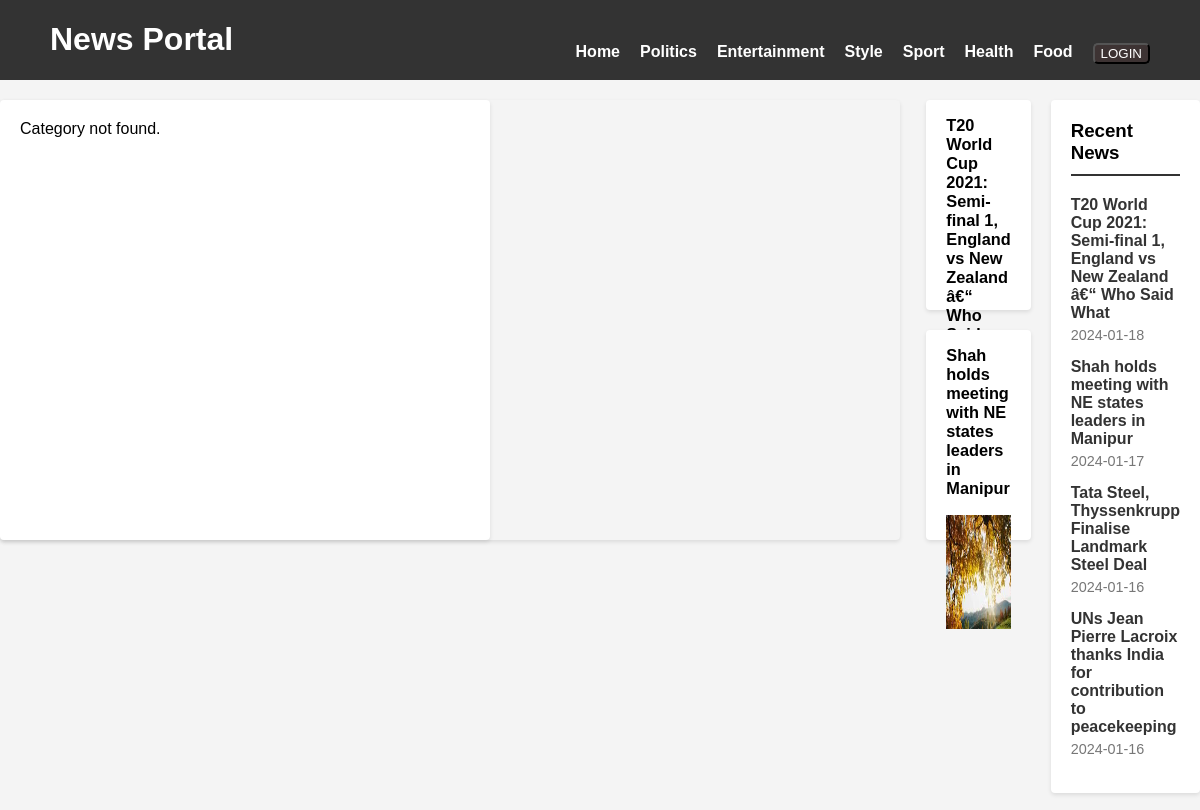
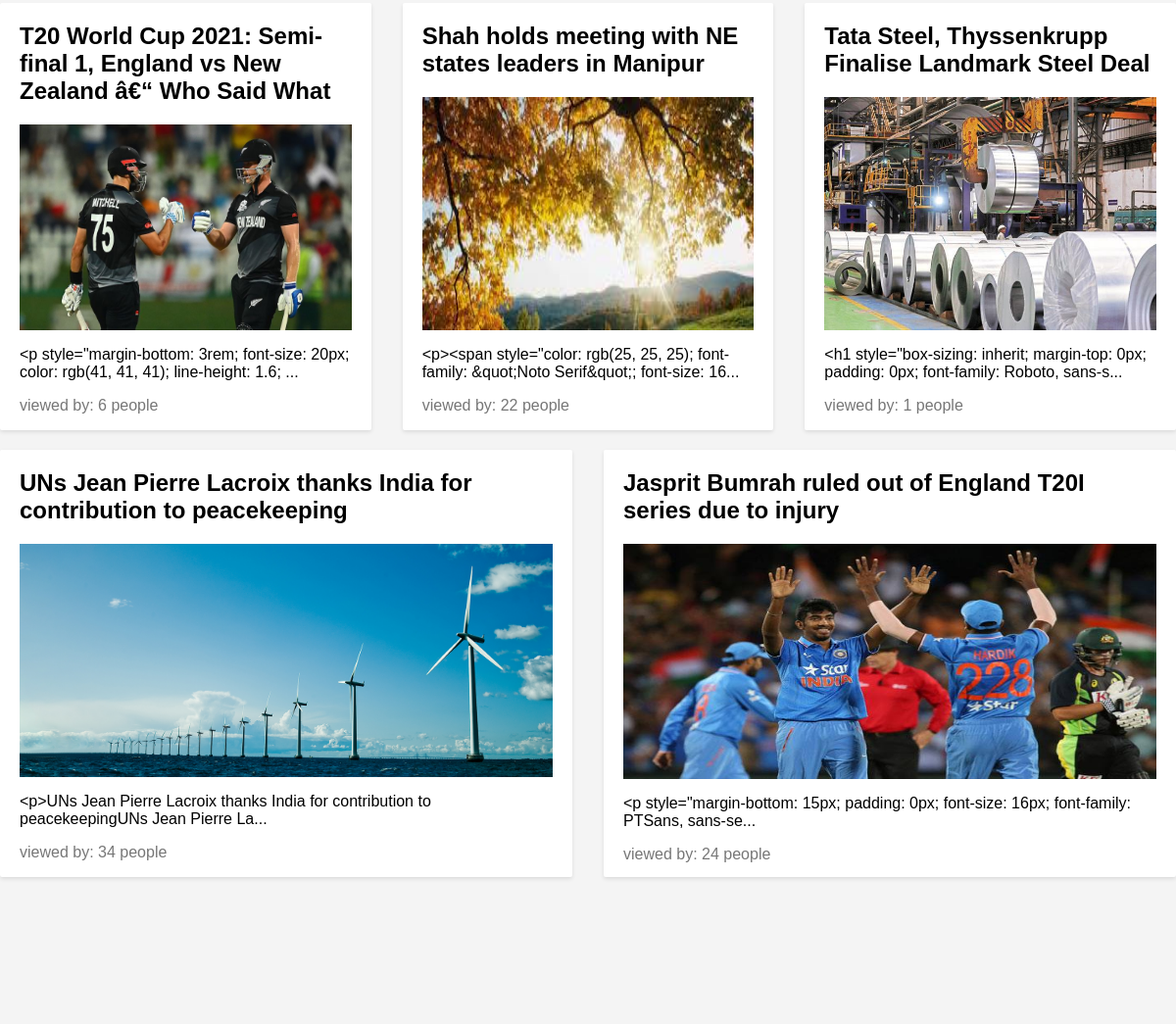
Page /testpage.php on the committed database (2 pictures, top to bottom).
### tables this page shows
CREATE TABLE `tblposts` (
  `id` int(11) NOT NULL,
  `PostTitle` longtext DEFAULT NULL,
  `CategoryId` int(11) DEFAULT NULL,
  `SubCategoryId` int(11) DEFAULT NULL,
  `PostDetails` longtext DEFAULT NULL,
  `PostingDate` timestamp NULL DEFAULT current_timestamp(),
  `UpdationDate` timestamp NULL DEFAULT NULL ON UPDATE current_timestamp(),
  `Is_Active` int(1) DEFAULT NULL,
  `PostUrl` mediumtext DEFAULT NULL,
  `PostImage` varchar(255) DEFAULT NULL,
  `viewCounter` int(11) DEFAULT NULL,
  `postedBy` varchar(255) DEFAULT NULL,
  `lastUpdatedBy` varchar(255) DEFAULT NULL
);

### testpage.php (the view, shortened to what this page needs)
<!DOCTYPE html>
<html lang="en">
<head>
    <link rel="stylesheet" href="politics.css">
    <link rel="stylesheet" href="https://cdnjs.cloudflare.com/ajax/libs/font-awesome/6.5.1/css/all.min.css">
</head>
<body>
    <header>
        <div class="head_padding">
            <div class="nav-box nav-box1">
                <h1>News Portal</h1>
            </div>
            <div class="nav-box nav-box2">
                <nav>
                    <ul>
                        <li><a href="Home1(1).php">Home</a></li>
                        <li><a href="politics.php">Politics</a></li>
                        <li><a href="entertainment.php">Entertainment</a></li>
                        <li><a href="style.php">Style</a></li>
                        <li><a href="sport.php">Sport</a></li>
                        <li><a href="health.php">Health</a></li>
                        <li><a href="food.php">Food</a></li>
                        <li><button class="nav-button" id="loginButton">LOGIN</button></li>
                    </ul>
                </nav>
            </div>
        </div>
    </header>
    <main>
    <section class="content">
    <div class="featured-article">
        <div class="article-content">
        <?php
$conn = mysqli_connect(DB_SERVER, DB_USER, DB_PASS, DB_NAME);
$fullPath = $_SERVER['PHP_SELF'];
$fileNameWithoutExtension = pathinfo($fullPath, PATHINFO_FILENAME);
$cat_id_query = "SELECT id FROM tblcategory WHERE categoryName = '" . mysqli_real_escape_string($conn, $fileNameWithoutExtension) . "'";
$result2 = $conn->query($cat_id_query);
if ($result2 && $result2->num_rows > 0) {
    $row = $result2->fetch_assoc();
    $categoryID = $row['id'];
    $sql = "SELECT id, PostTitle, PostDetails, PostingDate, PostImage, viewCounter
            FROM tblposts
            WHERE Is_Active=1 AND categoryName = $categoryID
            ORDER BY PostingDate DESC";
    $result = $conn->query($sql);
    if ($result && $result->num_rows > 0) {
        $row = $result->fetch_assoc();
        $filePath = $row['PostImage'];
        function isVideoByExtension($filePath) {
            $videoExtensions = ['mp4', 'avi', 'wmv', 'flv', 'mkv', 'mov', 'mpeg'];
            $fileExtension = pathinfo($filePath, PATHINFO_EXTENSION);
            return in_array(strtolower($fileExtension), $videoExtensions);
        }
        if (isVideoByExtension($filePath)) {
            echo "The file is a video.";
            echo '<h2>' . htmlspecialchars($row['PostTitle'], ENT_QUOTES, 'UTF-8') . '</h2>';
            echo '<video width="320" height="240" controls>
                    <source src="admin/postimages/' . htmlspecialchars($filePath, ENT_QUOTES, 'UTF-8') . '" type="video/mp4">
                    Your browser does not support the video tag.
                  </video>';
            echo '<p>' . htmlspecialchars(substr($row['PostDetails'], 0, 100), ENT_QUOTES, 'UTF-8') . '...</p>';
            echo '<div class="meta">';
            echo '<span>viewed by ' . htmlspecialchars($row['viewCounter'], ENT_QUOTES, 'UTF-8') . ' people</span>';
            echo '</div>';
        } else {
            echo "The file is not a video.";
        }
    } else {
        echo "No posts found.";
    }
} else {
    echo "Category not found.";
}
        ?>
        </div>
    </div>
    <div class="side-articles">
            <?php
          $conn = mysqli_connect(DB_SERVER, DB_USER, DB_PASS, DB_NAME);
            $sql = "SELECT id, PostTitle, PostDetails, PostingDate, PostImage FROM tblposts WHERE Is_Active=1 ORDER BY PostingDate DESC LIMIT 2";
            $result = $conn->query($sql);
            if ($result->num_rows > 0) {
                while($row = $result->fetch_assoc()) {
                    echo '<div class="side-article">';
                    echo '<p class="heading">' . $row['PostTitle'] . '</p>';
                    echo '<img src="admin/postimages/' . $row['PostImage'] . '" alt="" height="60%" width="100%">';
                    echo '</div>';
                }
            } else {
                echo "<p>No side articles found.</p>";
            }
            ?>
        </div>
        <aside class="recent-news">
            <h3>Recent News</h3>
            <ul>
                <?php
                $conn = mysqli_connect(DB_SERVER,DB_USER,DB_PASS,DB_NAME);
                $sql = "SELECT id, PostTitle,DATE(PostingDate) as PostingDate  FROM tblposts WHERE Is_Active=1 ORDER BY PostingDate DESC LIMIT 4";
                $result = $conn->query($sql);
                if ($result->num_rows > 0) {
                    while($row = $result->fetch_assoc()) {
                        echo '<li>';
                        echo '<a href="#">' . $row['PostTitle'] . '</a>';
                        echo '<span class="time">' . $row['PostingDate'] . '</span>';
                        echo '</li>';
                    }
                } else {
                    echo "<li>No recent news found.</li>";
                }
                ?>
            </ul>
        </aside>
</section>
    <section class="mycontent">
        <div class="mycontainer">
            <div class="featured-article1">
                <?php
                $conn = mysqli_connect(DB_SERVER,DB_USER,DB_PASS,DB_NAME);
                $sql = "SELECT id, PostTitle, PostDetails, PostingDate, PostImage,viewCounter FROM tblposts WHERE Is_Active=1 ORDER BY PostingDate DESC";
                $result = $conn->query($sql);
                if ($result->num_rows > 0) {
                    echo '<section class="mycontent">';
                    echo '<div class="mycontainer">';
                    $count = 0;
                    while ($row = $result->fetch_assoc()) {
                        if ($count % 3 == 0) {
                            if ($count > 0) {
                                echo '</div>';
                            }
                            echo '<div class="featured-article1">';
                        }
                        echo '<div class="article-content1">';
                        echo '<h2>' . htmlspecialchars($row['PostTitle'], ENT_QUOTES, 'UTF-8') . '</h2>';
                        echo '<img src="admin/postimages/' . $row['PostImage'] . '" alt="" height="60%" width="100%">';
                        echo '<p>' . htmlspecialchars(substr($row['PostDetails'], 0, 90), ENT_QUOTES, 'UTF-8') . '...</p>';
                        echo '<div class="meta">';
                        echo '<span>viewed by:   ' . htmlspecialchars($row['viewCounter'], ENT_QUOTES, 'UTF-8') . '  people</span>';
                        echo '</div>';
                        echo '</div>';
                        $count++;
                    }
                    if ($count > 0) {
                        echo '</div>';
                    }
                    echo '</div>';
                    echo '</section>';
                }
                ?>
            </div>
        </div>
    </section>
</main>
    <footer>
        <p>&copy; 2024 News Portal. All rights reserved.</p>
    </footer>
</body>
</html>

### politics.css (style rules this page uses)
body { font-family: Arial, sans-serif; margin: 0; padding: 0; display: flex; flex-direction: column; align-items: center; background-color: #f4f4f4; }
header { width: 100%; background-color: #333; color: white; text-align: center; }
.head_padding { display: flex; align-items: flex-end; justify-content: space-between; }
.nav-box { height: 100%; }
.nav-box1 { padding-left: 50px; }
.nav-box2 { padding-right: 50px; }
nav ul { list-style: none; padding: 0; display: flex; gap: 20px; }
nav ul li { display: inline; }
nav ul li a { text-decoration: none; color: white; font-weight: bold; transition: color 0.3s; }
.nav-button { background-color: #3d3333; color: #ffffff; border-radius: 5px; }
main { display: flex; flex-direction: column; align-items: center; width: 100%; max-width: 1200px; padding: 20px; }
.content { display: flex; width: 100%; margin-bottom: 20px; }
.featured-article { display: flex; flex-direction: row; margin-right: 10px; background-color: #f4f4f4; border-radius: 4px; box-shadow: 0 2px 4px rgba(0, 0, 0, 0.1); height: 100%; width: 100%; }
.side-articles { padding-left: 1rem; }
.article-content { background-color: white; padding: 20px; border-radius: 4px; box-shadow: 0 2px 4px rgba(0, 0, 0, 0.1); height: 400px; width: 50%; }
.featured-article1 { display: flex; width: 100%; gap: 2rem; margin-bottom: 20px; }
.article-content1 { width: 100%; padding: 20px; border-radius: 4px; box-shadow: 0 2px 4px rgba(0, 0, 0, 0.1); height: 100%; }
.featured-article1 .article-content1 { display: flex; flex-direction: column; border-radius: 2px; box-shadow: 0 2px 4px rgba(0, 0, 0, 0.1); height: 400px; width: 100%; padding-bottom: 1rem; }
.featured-article1 h2 { margin-top: 0; }
.meta { display: flex; justify-content: space-between; color: #777; }
.side-articles { flex: 2; display: flex; flex-direction: column; gap: 20px; }
.side-article { background-color: rgb(255, 255, 255); padding: 20px; padding-top:0; border-radius: 4px; box-shadow: 0 2px 4px rgba(0, 0, 0, 0.1); height: 190px; }
.side-article>p { font-size: .79rem; }
.side-article>.heading { display: block; font-size: 1.02em; font-weight: bold; unicode-bidi: isolate; }
.recent-news { flex: 1; margin-left: 20px; background-color: white; padding: 20px; border-radius: 4px; box-shadow: 0 2px 4px rgba(0, 0, 0, 0.1); }
.recent-news h3 { margin-top: 0; border-bottom: 2px solid #333; padding-bottom: 10px; margin-bottom: 20px; }
.recent-news ul { list-style: none; padding: 0; }
.recent-news ul li { margin-bottom: 15px; }
.recent-news ul li a { text-decoration: none; color: #333; font-weight: bold; }
.recent-news ul li .time { display: block; color: #777; font-size: 0.9em; margin-top: 5px; }
footer { width: 100%; background-color: #333; color: white; padding: 10px 0; text-align: center; margin-top: 20px; }
.mycontent { width: 100%; }
.mycontainer { width: 100%; display: flex; flex-direction: column; overflow: auto; }
.mycontainer .featured-article1 { display: flex; flex: 1; }
.mycontainer .article-content1 { width: 100%; }
.article-content1 { background-color: #fff; }
a { text-decoration: none; color: #000; }

### rows in the picture
tblposts: PostTitle "T20 World Cup 2021: Semi-final 1, England vs New Zealand â€“ Who…", PostTitle "T20 World Cup 2021: Semi-final 1, England vs New Zealand â€“ Who Said What", PostingDate "2024-01-18", PostImage (picture), PostDetails "<p style=\"margin-bottom: 3rem; font-size: 20px; color: rgb(41, 41, 41); line-height: 1.6;", viewCounter "6"
tblposts: PostTitle "Shah holds meeting with NE states leaders in Manipur", PostImage (picture), PostingDate "2024-01-17", PostDetails "<p><span style=\"color: rgb(25, 25, 25); font-family: &quot;Noto Serif&quot;; font-size: 16", viewCounter "22"
tblposts: PostTitle "Tata Steel, Thyssenkrupp Finalise Landmark Steel Deal", PostingDate "2024-01-16", PostImage (picture), PostDetails "<h1 style=\"box-sizing: inherit; margin-top: 0px; padding: 0px; font-family: Roboto, sans-s", viewCounter "1"
tblposts: PostTitle "UNs Jean Pierre Lacroix thanks India for contribution to peacekeeping", PostingDate "2024-01-16", PostImage (picture), PostDetails "<p>UNs Jean Pierre Lacroix thanks India for contribution to peacekeepingUNs Jean Pierre La", viewCounter "34"
tblposts: PostTitle "Jasprit Bumrah ruled out of England T20I series due to injury", PostImage (picture), PostDetails "<p style=\"margin-bottom: 15px; padding: 0px; font-size: 16px; font-family: PTSans, sans-se", viewCounter "24"
